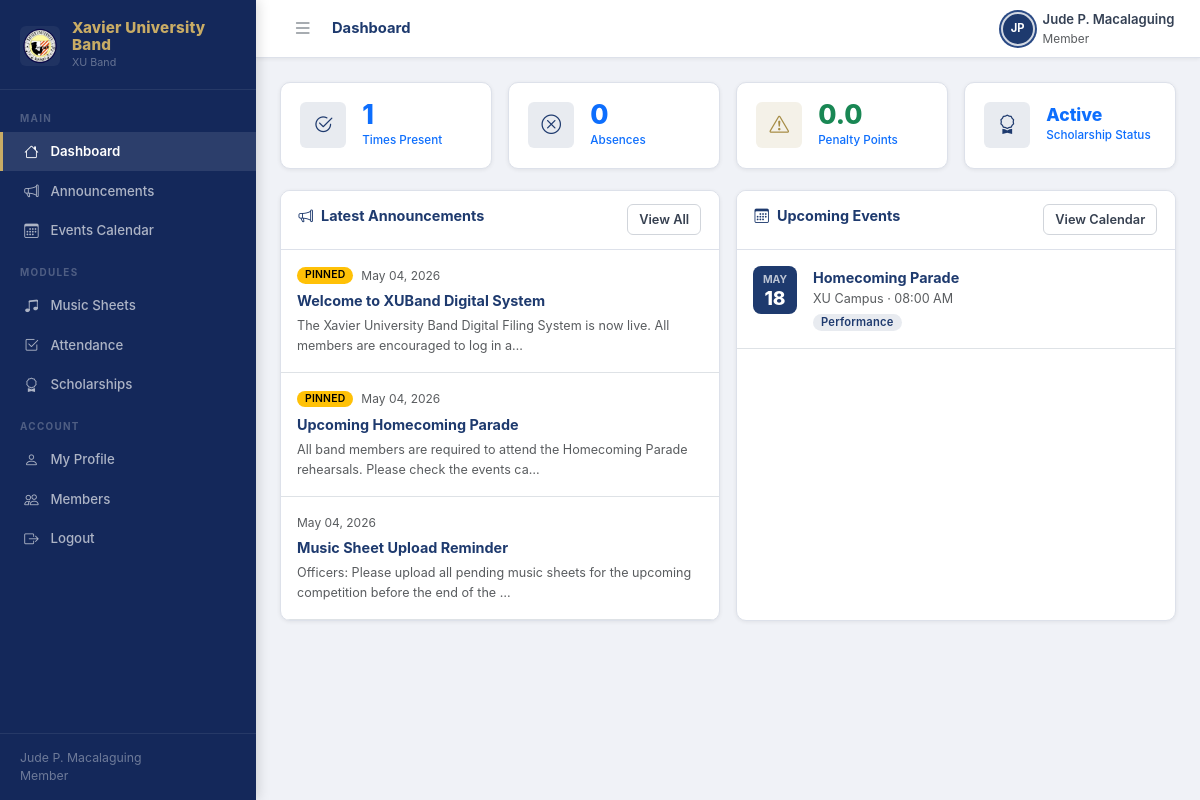
Page /dashboard.php (signed in) on the earlier database version.
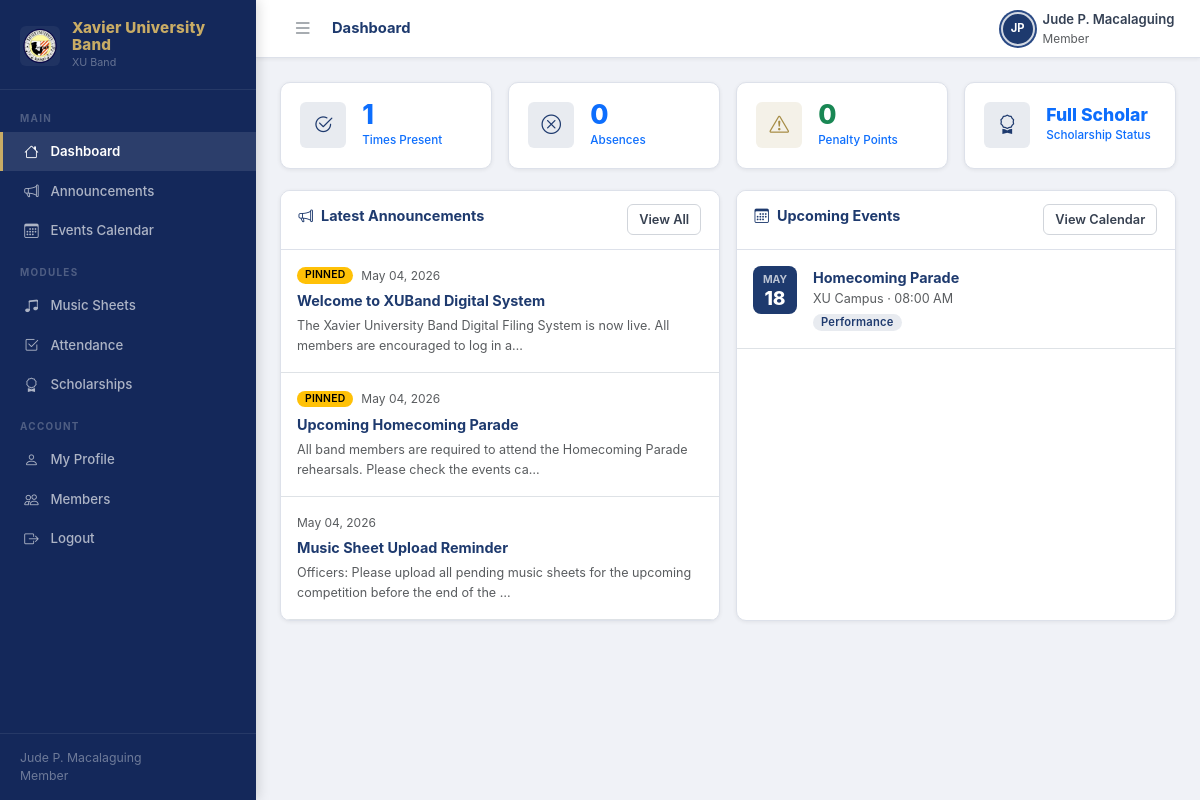
Same page on the later database version.
### tables this page shows
CREATE TABLE IF NOT EXISTS scholarships (
    id INT AUTO_INCREMENT PRIMARY KEY,
    term_id INT NOT NULL,
    user_id INT NOT NULL,
    status ENUM('Full Scholar','Half Scholar','Not Scholar') NOT NULL DEFAULT 'Not Scholar',
    updated_by INT DEFAULT NULL,
    updated_at DATETIME NOT NULL DEFAULT CURRENT_TIMESTAMP ON UPDATE CURRENT_TIMESTAMP,
    UNIQUE KEY unique_scholarship (term_id, user_id),
    FOREIGN KEY (term_id) REFERENCES scholarship_terms(id) ON DELETE CASCADE,
    FOREIGN KEY (user_id) REFERENCES users(id) ON DELETE CASCADE,
    FOREIGN KEY (updated_by) REFERENCES users(id) ON DELETE SET NULL
);

### includes/auth.php (called while the page is built, shortened)
<?php
require_once __DIR__ . '/db.php';
function isLoggedIn(): bool {
    return !empty($_SESSION['user_id']);
}
function currentUser(): ?array {
    return [
        'id'    => $_SESSION['user_id'],
        'name'  => $_SESSION['user_name'],
        'role'  => $_SESSION['user_role'],
        'email' => $_SESSION['user_email'],
    ];
}
function isOfficer(): bool {
    $role = currentUser()['role'] ?? '';
    return $role === 'officer' || $role === 'moderator';
}

### includes/db.php (called while the page is built, shortened)
<?php
function getDB(): PDO {
    static $pdo = null;
    if ($pdo === null) {
        $host = DB_HOST === 'localhost' ? '127.0.0.1' : DB_HOST;
        $dsn = 'mysql:host=' . $host . ';port=' . DB_PORT . ';dbname=' . DB_NAME . ';charset=utf8mb4';
        try {
            $pdo = new PDO($dsn, DB_USER, DB_PASS, [
                PDO::ATTR_ERRMODE            => PDO::ERRMODE_EXCEPTION,
                PDO::ATTR_DEFAULT_FETCH_MODE => PDO::FETCH_ASSOC,
                PDO::ATTR_EMULATE_PREPARES   => false,
                PDO::ATTR_TIMEOUT            => 10,
            ]);
        } catch (PDOException $e) {
            http_response_code(500);
            die(json_encode(['error' => 'Database connection failed: ' . $e->getMessage()]));
        }
    }
    return $pdo;
}
function dbQueryOne(string $sql, array $params = []): ?array {
    $stmt = getDB()->prepare($sql);
    $stmt->execute($params);
    $row = $stmt->fetch();
    return $row ?: null;
}

### includes/helpers.php (called while the page is built, shortened)
<?php
function penaltyClass(int $points): string {
    if ($points === 0)   return 'text-success';
    return 'text-danger';
}
function penaltyColor(float $points): string {
    return penaltyClass((int)$points);
}

### public/dashboard.php (the view, shortened to what the changed rows need)
<?php
require_once __DIR__ . '/../includes/auth.php';
require_once __DIR__ . '/../includes/db.php';
require_once __DIR__ . '/../includes/helpers.php';
require_once __DIR__ . '/../includes/layout.php';
$user = currentUser();
$totalMembers    = dbQueryOne('SELECT COUNT(*) AS n FROM users WHERE role = "member"')['n'] ?? 0;
$totalSheets     = dbQueryOne('SELECT COUNT(*) AS n FROM music_sheets')['n'] ?? 0;
$upcomingEvents  = dbQueryOne('SELECT COUNT(*) AS n FROM events WHERE event_date >= CURDATE()')['n'] ?? 0;
$activeScholar   = dbQueryOne('SELECT COUNT(*) AS n FROM scholarships WHERE status != "Not Scholar"')['n'] ?? 0;
$myStats = null;
if ($user['role'] === 'member') {
    $myStats = dbQueryOne('SELECT ps.total_points,
        (SELECT COUNT(*) FROM attendance WHERE user_id = ? AND status = "present") AS presents,
        (SELECT COUNT(*) FROM attendance WHERE user_id = ? AND status = "absent") AS absents
        FROM penalty_summary ps WHERE ps.user_id = ?',
        [$user['id'], $user['id'], $user['id']]);
    $myScholarship = dbQueryOne('SELECT * FROM scholarships WHERE user_id = ? ORDER BY id DESC LIMIT 1', [$user['id']]);
}
?>
<div class="stats-grid">
  <?php if (isOfficer()): ?>
  <a href="/members.php" class="stat-card stat-card-link" style="text-decoration:none">
    <div class="stat-icon"><i class="bi bi-people"></i></div>
    <div><div class="stat-value"><?= $totalMembers ?></div><div class="stat-label">Band Members</div></div>
  </a>
  <a href="/music-sheets.php" class="stat-card stat-card-link" style="text-decoration:none">
    <div class="stat-icon"><i class="bi bi-music-note-beamed"></i></div>
    <div><div class="stat-value"><?= $totalSheets ?></div><div class="stat-label">Music Sheets</div></div>
  </a>
  <a href="/scholarships.php" class="stat-card stat-card-link" style="text-decoration:none">
    <div class="stat-icon gold"><i class="bi bi-award"></i></div>
    <div><div class="stat-value"><?= $activeScholar ?></div><div class="stat-label">Active Scholars</div></div>
  </a>
  <a href="/events.php" class="stat-card stat-card-link" style="text-decoration:none">
    <div class="stat-icon"><i class="bi bi-calendar3"></i></div>
    <div><div class="stat-value"><?= $upcomingEvents ?></div><div class="stat-label">Upcoming Events</div></div>
  </a>
  <?php else: ?>
  <a href="/attendance.php" class="stat-card stat-card-link" style="text-decoration:none">
    <div class="stat-icon"><i class="bi bi-check2-circle"></i></div>
    <div><div class="stat-value"><?= $myStats['presents'] ?? 0 ?></div><div class="stat-label">Times Present</div></div>
  </a>
  <a href="/attendance.php" class="stat-card stat-card-link" style="text-decoration:none">
    <div class="stat-icon"><i class="bi bi-x-circle"></i></div>
    <div><div class="stat-value"><?= $myStats['absents'] ?? 0 ?></div><div class="stat-label">Absences</div></div>
  </a>
  <a href="/attendance.php" class="stat-card stat-card-link" style="text-decoration:none">
    <div class="stat-icon gold"><i class="bi bi-exclamation-triangle"></i></div>
    <div>
      <div class="stat-value <?= penaltyColor((float)($myStats['total_points'] ?? 0)) ?>"><?= $myStats['total_points'] ?? 0 ?></div>
      <div class="stat-label">Penalty Points</div>
    </div>
  </a>
  <?php if (isset($myScholarship)): ?>
  <a href="/scholarships.php" class="stat-card stat-card-link" style="text-decoration:none">
    <div class="stat-icon"><i class="bi bi-award"></i></div>
    <div>
      <div class="stat-value" style="font-size:1.1rem"><?= ucfirst($myScholarship['status'] ?? '—') ?></div>
      <div class="stat-label">Scholarship Status</div>
    </div>
  </a>
  <?php endif; ?>
  <?php endif; ?>
</div>

Differences in the rows shown:
changed scholarships: status "Active" → "Full Scholar"
Other differences:
$myStats['total_points']: "0.0" → "0"
